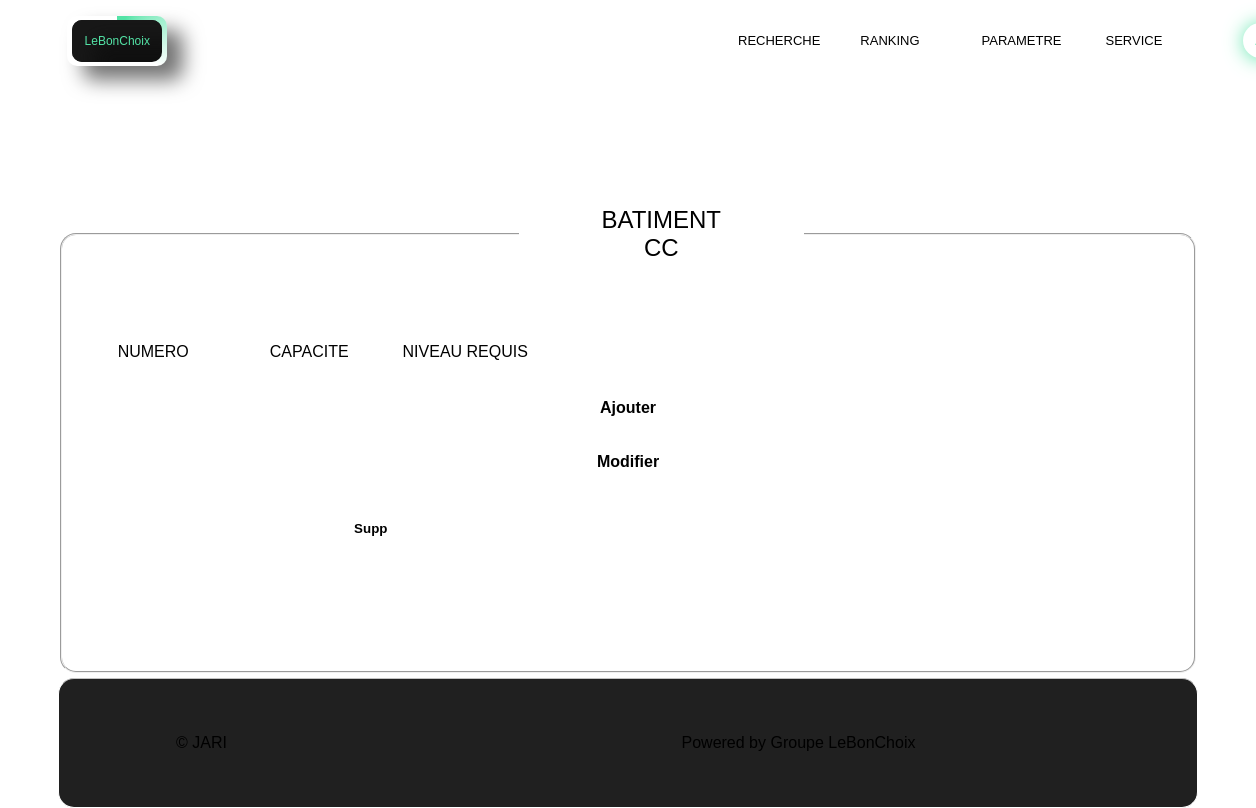
/index.php?page=liste-salles&Nom=CC (signed in), run on an earlier commit of the app's database.
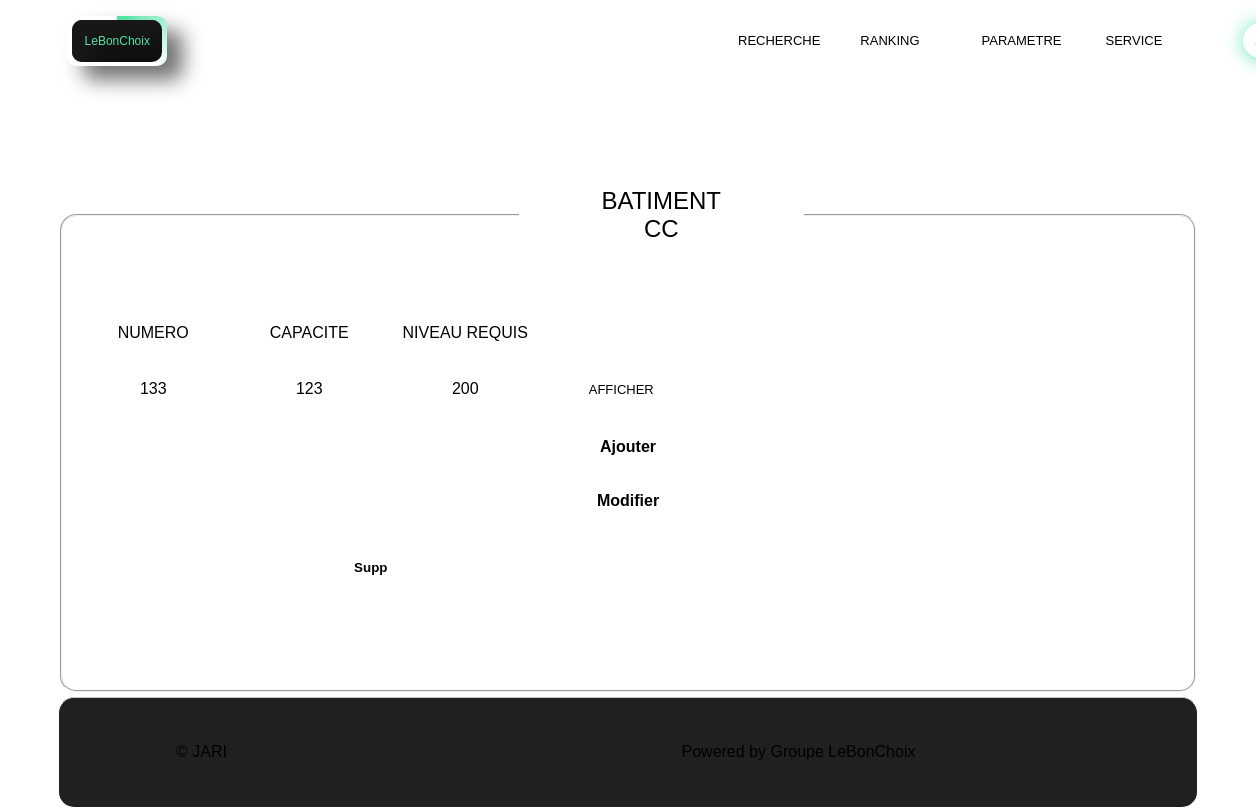
And on a later commit of the database.
### tables this page shows
CREATE TABLE `salle` (
  `id_salle` int(11) NOT NULL,
  `numero` int(11) NOT NULL,
  `photo` varchar(110) NOT NULL,
  `Capacité` int(5) NOT NULL,
  `Ressources` varchar(20) NOT NULL,
  `niveau` int(5) NOT NULL,
  `Description` varchar(120) NOT NULL,
  `nb_org` int(5) NOT NULL,
  `nom_bat` varchar(20) NOT NULL,
  `time_ajout` timestamp NOT NULL DEFAULT current_timestamp()
);

### view/view.php (called while the page is built)
<?php
include_once "header.php";
include_once $page.".php";
include_once  "footer.php";
?>

### index.php (called while the page is built, shortened)
<?php
include_once "controller/controller.php";
include_once "view/view.php";
?>

### model/media.php (called while the page is built, shortened)
<?php
function salles($nom){
	global $c;
	$sql = " SELECT * FROM salle WHERE nom_bat = '$nom' ORDER BY `salle`.`numero` ASC ";
	$resultat = mysqli_query($c, $sql);
	return $resultat;
}

### view/liste-salles.php (the view, shortened to what this page needs)
<fieldset class='batima2'>
    <legend class='titleliste'>
        <h2>batiment <?php echo '<nav>'. $_GET['Nom'] . '</nav> '; ?></h2>
    </legend>
    <form action="." method="post">
	<table class=tab>
		<tr>
            <td class=tab>
				<li >
					<div class='card2'><strong>Numero</strong></div>
				</li>
			</td>
			<td class=tab>
				<li>
					<div class='card2'><strong>Capacite</strong></div>
				</li>
			</td>
			<td class=tab>
				<li>
					<div class='card2'><strong>Niveau requis</strong></div>
				</li>
			</td>
		</tr>
        <?php
            $tab = salles($_SESSION['Nom']);
            if ($tab == NULL){
                echo ' Il ya aucun batiment';
            } else{
                while( $row = mysqli_fetch_assoc($tab)){
                    echo'
                        <tr>
                            <td class=tab>
                                <li>' . $row["numero"] . ' </li>
                            </td>
                            <td class=tab>
                                <li> '. $row["Capacité"] . ' </li>
                            </td>
                            <td class=tab>
                                <li>'. $row["niveau"] .'</li>
                            </td>
                            <td class=tab>
                                <li>
                                    <a class="button" href ="index.php?page=salle&id_salle='.$row["id_salle"].'"> Afficher </a>
                                </li>
                            </td>
                        <tr>
                        ';
                }
            }
        ?>
        </table>
        <br>
        <div class="salasghira2 btnajoutsalle2">
            <a class="cnx-sub" href="index.php?page=ajout-salle">Ajouter</a>
        </div>
        <br>
        <br>
        <div class="salasghira2 btnajoutsalle2">
            <a class="cnx-sub" href="index.php?page=" >Modifier</a>
        </div>
        <br>
        <br>
        <li>
		    <input class="cnx-sub" type = "submit"  value = "Supp">
	    </li>
    </form>
</fieldset>

What changed in the data, as far as the page shows it:
added salle: numero "133", Capacité "123", niveau "200"
